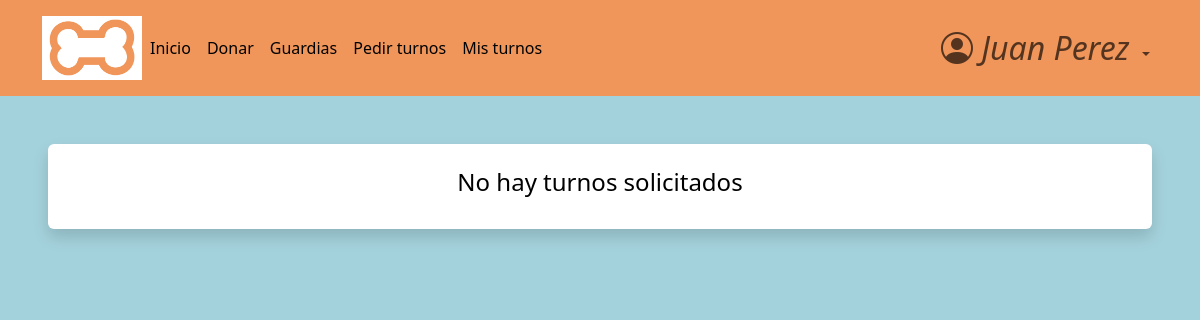
Before: /turnos/shifts_panel_user/7/ (signed in) with the older database file.
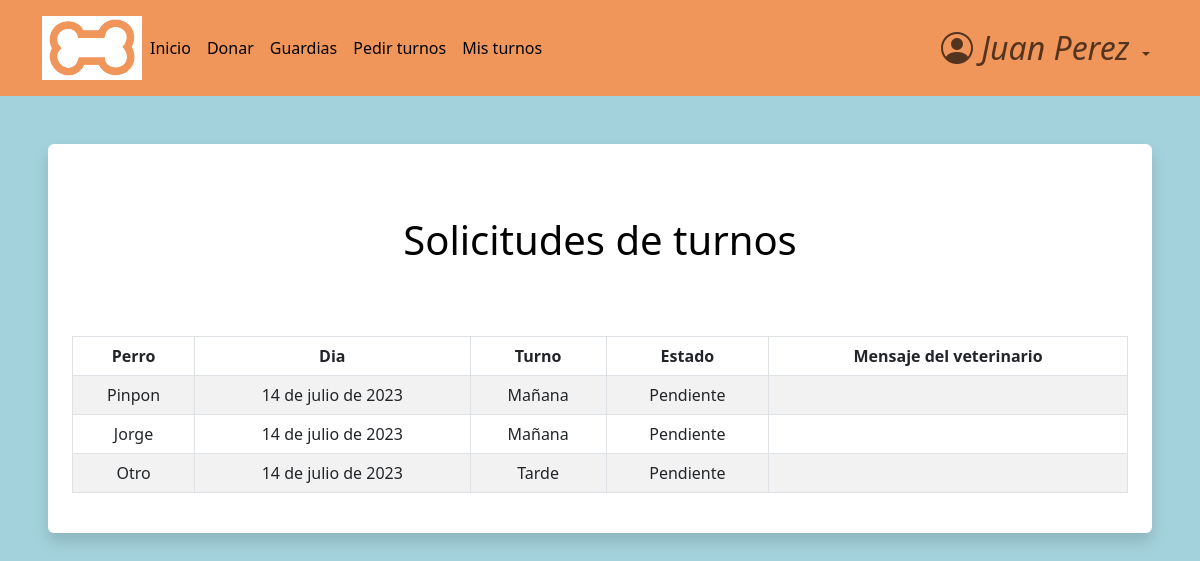
After: the same page with the newer database file.
### shifts/models.py (models this page shows, shortened)
class Appointment(models.Model):
    class Hour(models.TextChoices):
        mañana = "Mañana"
        tarde = "Tarde"
    user = models.ForeignKey(CustomUser, on_delete=models.CASCADE, null=True, blank=True)
    day = models.DateField(
        null=True,
        validators=[MinValueValidator(date.today, message="La fecha del turno debe ser despues de la fecha de hoy")],
    )
    time = models.CharField(max_length=10, choices=TIME_CHOICES, default="Mañana")
    description = models.CharField(max_length=200, blank=True)
    dog = models.ForeignKey(
        Dog,
        on_delete=models.CASCADE,
        null=True,
        blank=True,
    )
    status = models.CharField(max_length=50, default="Pendiente")
    mandado = models.CharField(max_length=50, default="1")

### dogs/models.py (models this page shows, shortened)
class Dog(models.Model):
    class Sex(models.TextChoices):
        macho = "Macho"
        hembra = "Hembra"
    class Breed(models.TextChoices):
        sin_raza = "Sin raza"
        coker = "Coker"
        pastor_aleman = "Pastor aleman"
        bulldog = "Bulldog"
        labrador = "Labrador"
        golden = "Golder"
        caniche = "Caniche"
        chihuahua = "Chihuahua"
        bulldog_frances = "Bulldog Frances"
        beagle = "Beagle"
        boxer = "Boxer"
        galgo = "Galgo"
        dalmata = "Dalmata"
        sharpei = "Shar pei"
    class Color(models.TextChoices):
        blanco = "Blanco"
        negro = "Negro"
        marron = "Marrón"
        blanco_y_negro = "Blanco y negro"
        otro = "Otro color"
    class Size(models.TextChoices):
        grande = "Grande"
        mediano = "Mediano"
        pequeño = "pequeño"
    name = models.CharField(
        max_length=30,
    )
    date_of_birth = models.DateField(
        null=True,
        validators=[MaxValueValidator(date.today, "La fecha de nacimiento del perro debe ser anterior a hoy")]
    )
    sex = models.CharField(
        max_length=10,
        choices=Sex.choices
    )
    breed = models.CharField(
        max_length=20,
        choices=Breed.choices
    )
    color = models.CharField(
        max_length=20,
        blank=True,
        choices=Color.choices,
        null=True,
    )
    size = models.CharField(
        max_length=10,
        null=True,
        blank=True,
        choices=Size.choices,
    )
    description = models.TextField(
        max_length=120,
        blank=True,
        null=True,
    )
    hidden = models.BooleanField(default=False)
    owner = models.ForeignKey(
        CustomUser,
        blank=True,
        on_delete=models.CASCADE,
        null=True
    )

### shifts/views.py (the view)
# urls.py: path('shifts_panel_user/<id>/', views.shifts_panel_user_view, name='shifts_panel_user'),
@login_required
def shifts_panel_user_view(request,id):
    today = datetime.today()
    minDate = today.strftime('%Y-%m-%d')
    deltatime = today + timedelta(days=360)
    strdeltatime = deltatime.strftime('%Y-%m-%d')
    maxDate = strdeltatime
    items = Appointment.objects.filter(user=id,day__range=[minDate, maxDate]).order_by('day','time')
    return render(request, 'shifts_panel_user.html', {
        'items':items,
    })

### accounts/models.py (called while the page is built)
    def __str__(self):
        return self.name + ' ' + str(self.surname or '')

### shifts/templates/shifts_panel_user.html (shortened to what this page needs)
{% extends 'home.html' %}
{% load static %}
{% block content %}
<head>
  <link rel="stylesheet" href="https://cdnjs.cloudflare.com/ajax/libs/font-awesome/4.7.0/css/font-awesome.min.css" />
</head>
{% if user.is_authenticated %}
<div class="shadow p-4 mb-5 bg-body bg-body rounded text-black  m-5 ">
{% if items.exists %}
  <h1 class="text-center mt-5 mb-5">Solicitudes de turnos</h1>
    <br>
      <div class="table-responsive">
        <table class="table table-bordered table-striped table-hover mx-auto">
            <thead>
              <tr>
                <th class="text-center" scope="col">Perro</th>
                <th class="text-center" scope="col">Dia</th>
                <th class="text-center" scope="col">Turno</th>
                <th class="text-center" scope="col">Estado</th>
                <th class="text-center" scope="col">Mensaje del veterinario</th>
              </tr>
            </thead>
            <tbody id="myTable">
                {% for item in items %}
                <tr>
                  {%if item.dog.name%}
                    <td class="text-center">{{item.dog.name}}</td>
                  {%else%}
                    <td class="text-center">Otro</td>
                  {%endif%}
                    <td class="text-center">{{item.day}}</td>
                    <td class="text-center">{{item.time}}</td>
                    <td class="text-center">{{item.status}}</td>
                    <td class="text-center">{{item.description}}</td>
                </tr>
                {% endfor %}
            </tbody>
          </table>
        </div>
      {% else %}
        <h4 class="text-center">No hay turnos solicitados</h1>
      {% endif %}
</div>
{% else %}
<div class="shadow p-4 mb-5 bg-body bg-body rounded text-black  m-5">
  <h1 class="p-2  me-3">Primero debes iniciar sesión!</h1>
  <a href="{% url 'login' %}" class="btn btn-primary text-white">Iniciar sesión</a>
</div>
{% endif %}
{% endblock %}

Changed rows visible on the page:
added Appointment: dog.name "Pinpon", day "14 de julio de 2023", time "Mañana", status "Pendiente"
added Appointment: dog.name "Jorge", day "14 de julio de 2023", time "Mañana", status "Pendiente"
added Appointment: shows "Otro", day "14 de julio de 2023", time "Tarde", status "Pendiente"
Other visible differences:
text no longer shown: "No hay turnos solicitados"
text now shown: "Solicitudes de turnos Perro Dia Turno Estado Mensaje del veterinario"
